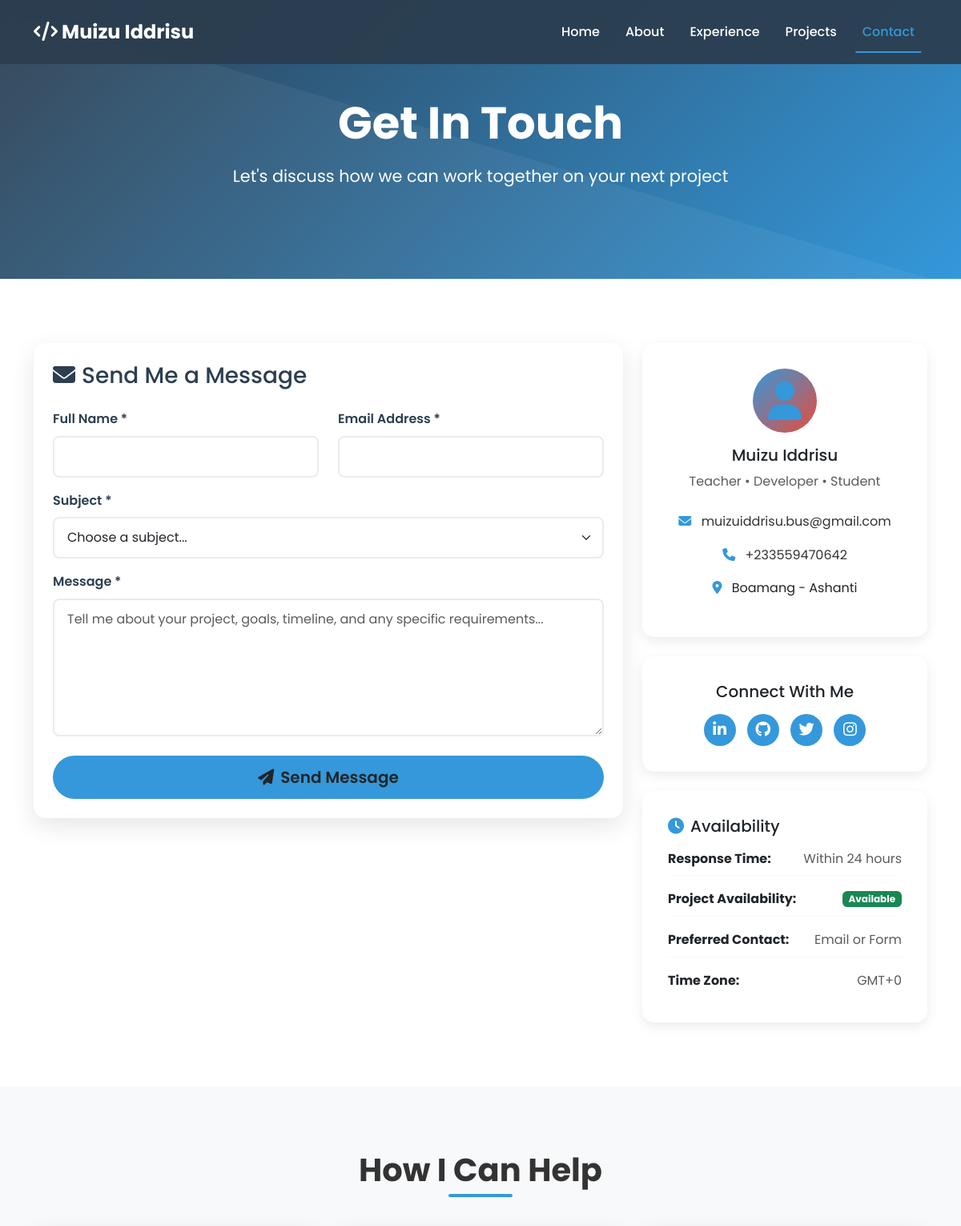
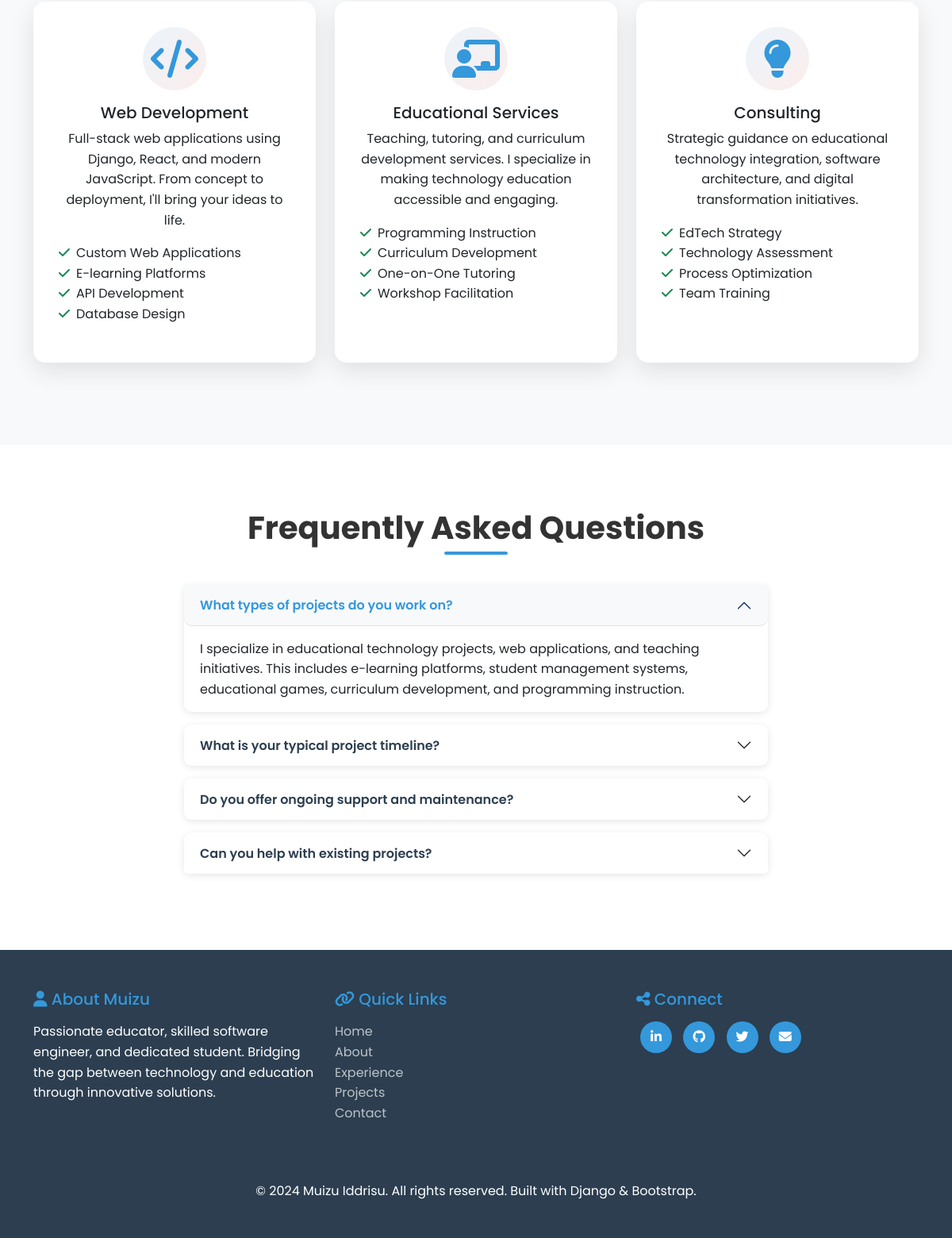
Page /contact/ on the committed database (2 pictures, top to bottom).
### portfolio/models.py (models this page shows, shortened)
class Profile(models.Model):
    name = models.CharField(max_length=100)
    title = models.CharField(max_length=200)
    bio = models.TextField()
    email = models.EmailField()
    phone = models.CharField(max_length=20, blank=True)
    location = models.CharField(max_length=100, blank=True)
    profile_image = models.ImageField(upload_to='profile/', blank=True)
    created_at = models.DateTimeField(default=timezone.now)

### portfolio/views.py (the view)
# urls.py: path('contact/', views.contact, name='contact'),
def contact(request):
    try:
        profile = Profile.objects.first()
    except Profile.DoesNotExist:
        profile = None
    context = {
        'profile': profile,
    }
    return render(request, 'portfolio/contact.html', context)

### portfolio/templates/portfolio/contact.html (shortened to what this page needs)
{% extends 'portfolio/base.html' %}
{% load static %}
{% block content %}
<section class="hero-section" style="padding: 120px 0 80px;">
    <div class="container">
        <div class="row justify-content-center text-center">
            <div class="col-lg-8">
                <h1 class="hero-title">Get In Touch</h1>
                <p class="hero-subtitle">Let's discuss how we can work together on your next project</p>
            </div>
        </div>
    </div>
</section>
<section class="section">
    <div class="container">
        <div class="row">
            <div class="col-lg-8 mb-5">
                <div class="card card-custom">
                    <div class="card-body p-4">
                        <h3 class="mb-4" style="color: var(--primary-color);">
                            <i class="fas fa-envelope me-2"></i>Send Me a Message
                        </h3>
                        <form id="contactForm" class="contact-form">
                            <div class="row">
                                <div class="col-md-6 mb-3">
                                    <label for="name" class="form-label">Full Name *</label>
                                    <input type="text" class="form-control" id="name" name="name" required>
                                </div>
                                <div class="col-md-6 mb-3">
                                    <label for="email" class="form-label">Email Address *</label>
                                    <input type="email" class="form-control" id="email" name="email" required>
                                </div>
                            </div>
                            <div class="mb-3">
                                <label for="subject" class="form-label">Subject *</label>
                                <select class="form-select" id="subject" name="subject" required>
                                    <option value="">Choose a subject...</option>
                                </select>
                            </div>
                            <div class="mb-4">
                                <label for="message" class="form-label">Message *</label>
                                <textarea class="form-control" id="message" name="message" rows="6"
                                          placeholder="Tell me about your project, goals, timeline, and any specific requirements..." required></textarea>
                            </div>
                            <div class="d-grid">
                                <button type="submit" class="btn btn-primary-custom btn-lg" id="submitBtn">
                                    <i class="fas fa-paper-plane me-2"></i>Send Message
                                </button>
                            </div>
                        </form>
                    </div>
                </div>
            </div>
            <div class="col-lg-4">
                <div class="contact-info">
                    <div class="card card-custom mb-4">
                        <div class="card-body text-center">
                            <div class="contact-icon mb-3">
                                <i class="fas fa-user fa-3x" style="color: var(--secondary-color);"></i>
                            </div>
                            <h5 class="card-title">Muizu Iddrisu</h5>
                            <p class="card-text text-muted">Teacher • Developer • Student</p>
                            <div class="contact-details mt-4">
                                {% if profile %}
                                    {% if profile.email %}
                                        <div class="contact-item mb-3">
                                            <i class="fas fa-envelope me-2" style="color: var(--secondary-color);"></i>
                                            <a href="mailto:{{ profile.email }}">{{ profile.email }}</a>
                                        </div>
                                    {% endif %}
                                    {% if profile.phone %}
                                        <div class="contact-item mb-3">
                                            <i class="fas fa-phone me-2" style="color: var(--secondary-color);"></i>
                                            <a href="tel:{{ profile.phone }}">{{ profile.phone }}</a>
                                        </div>
                                    {% endif %}
                                    {% if profile.location %}
                                        <div class="contact-item mb-3">
                                            <i class="fas fa-map-marker-alt me-2" style="color: var(--secondary-color);"></i>
                                            <span>{{ profile.location }}</span>
                                        </div>
                                    {% endif %}
                                {% endif %}
                            </div>
                        </div>
                    </div>
                    <div class="card card-custom mb-4">
                        <div class="card-body text-center">
                            <h5 class="card-title mb-3">Connect With Me</h5>
                            <div class="social-links">
                                <a href="#" class="social-link" title="LinkedIn">
                                    <i class="fab fa-linkedin-in"></i>
                                </a>
                                <a href="#" class="social-link" title="GitHub">
                                    <i class="fab fa-github"></i>
                                </a>
                                <a href="#" class="social-link" title="Twitter">
                                    <i class="fab fa-twitter"></i>
                                </a>
                                <a href="#" class="social-link" title="Instagram">
                                    <i class="fab fa-instagram"></i>
                                </a>
                            </div>
                        </div>
                    </div>
                    <div class="card card-custom">
                        <div class="card-body">
                            <h5 class="card-title">
                                <i class="fas fa-clock me-2" style="color: var(--secondary-color);"></i>Availability
                            </h5>
                            <div class="availability-info">
                                <div class="availability-item mb-2">
                                    <strong>Response Time:</strong>
                                    <span class="text-muted">Within 24 hours</span>
                                </div>
                                <div class="availability-item mb-2">
                                    <strong>Project Availability:</strong>
                                    <span class="badge bg-success">Available</span>
                                </div>
                                <div class="availability-item mb-2">
                                    <strong>Preferred Contact:</strong>
                                    <span class="text-muted">Email or Form</span>
                                </div>
                                <div class="availability-item">
                                    <strong>Time Zone:</strong>
                                    <span class="text-muted">GMT+0</span>
                                </div>
                            </div>
                        </div>
                    </div>
                </div>
            </div>
        </div>
    </div>
</section>
<section class="section" style="background: var(--light-bg);">
    <div class="container">
        <h2 class="section-title">How I Can Help</h2>
        <div class="row">
            <div class="col-lg-4 col-md-6 mb-4">
                <div class="card card-custom h-100 text-center">
                    <div class="card-body">
                        <div class="service-icon mb-3">
                            <i class="fas fa-code fa-3x" style="color: var(--secondary-color);"></i>
                        </div>
                        <h5 class="card-title">Web Development</h5>
                        <p class="card-text">
                            Full-stack web applications using Django, React, and modern JavaScript.
                            From concept to deployment, I'll bring your ideas to life.
                        </p>
                        <ul class="list-unstyled text-start">
                            <li><i class="fas fa-check text-success me-2"></i>Custom Web Applications</li>
                            <li><i class="fas fa-check text-success me-2"></i>E-learning Platforms</li>
                            <li><i class="fas fa-check text-success me-2"></i>API Development</li>
                            <li><i class="fas fa-check text-success me-2"></i>Database Design</li>
                        </ul>
                    </div>
                </div>
            </div>
            <div class="col-lg-4 col-md-6 mb-4">
                <div class="card card-custom h-100 text-center">
                    <div class="card-body">
                        <div class="service-icon mb-3">
                            <i class="fas fa-chalkboard-teacher fa-3x" style="color: var(--secondary-color);"></i>
                        </div>
                        <h5 class="card-title">Educational Services</h5>
                        <p class="card-text">
                            Teaching, tutoring, and curriculum development services.
                            I specialize in making technology education accessible and engaging.
                        </p>
                        <ul class="list-unstyled text-start">
                            <li><i class="fas fa-check text-success me-2"></i>Programming Instruction</li>
                            <li><i class="fas fa-check text-success me-2"></i>Curriculum Development</li>
                            <li><i class="fas fa-check text-success me-2"></i>One-on-One Tutoring</li>
                            <li><i class="fas fa-check text-success me-2"></i>Workshop Facilitation</li>
                        </ul>
                    </div>
                </div>
            </div>
            <div class="col-lg-4 col-md-6 mb-4">
                <div class="card card-custom h-100 text-center">
                    <div class="card-body">
                        <div class="service-icon mb-3">
                            <i class="fas fa-lightbulb fa-3x" style="color: var(--secondary-color);"></i>
                        </div>
                        <h5 class="card-title">Consulting</h5>
                        <p class="card-text">
                            Strategic guidance on educational technology integration,
                            software architecture, and digital transformation initiatives.
                        </p>
                        <ul class="list-unstyled text-start">
                            <li><i class="fas fa-check text-success me-2"></i>EdTech Strategy</li>
                            <li><i class="fas fa-check text-success me-2"></i>Technology Assessment</li>
                            <li><i class="fas fa-check text-success me-2"></i>Process Optimization</li>
                            <li><i class="fas fa-check text-success me-2"></i>Team Training</li>
                        </ul>
                    </div>
                </div>
            </div>
        </div>
    </div>
</section>
<section class="section">
    <div class="container">
        <h2 class="section-title">Frequently Asked Questions</h2>
        <div class="row justify-content-center">
            <div class="col-lg-8">
                <div class="accordion" id="faqAccordion">
                    <div class="accordion-item">
                        <h2 class="accordion-header" id="faq1">
                            <button class="accordion-button" type="button" data-bs-toggle="collapse" data-bs-target="#collapse1">
                                What types of projects do you work on?
                            </button>
                        </h2>
                        <div id="collapse1" class="accordion-collapse collapse show" data-bs-parent="#faqAccordion">
                            <div class="accordion-body">
                                I specialize in educational technology projects, web applications, and teaching initiatives.
                                This includes e-learning platforms, student management systems, educational games,
                                curriculum development, and programming instruction.
                            </div>
                        </div>
                    </div>
                    <div class="accordion-item">
                        <h2 class="accordion-header" id="faq2">
                            <button class="accordion-button collapsed" type="button" data-bs-toggle="collapse" data-bs-target="#collapse2">
                                What is your typical project timeline?
                            </button>
                        </h2>
                    </div>
                    <div class="accordion-item">
                        <h2 class="accordion-header" id="faq3">
                            <button class="accordion-button collapsed" type="button" data-bs-toggle="collapse" data-bs-target="#collapse3">
                                Do you offer ongoing support and maintenance?
                            </button>
                        </h2>
                    </div>
                    <div class="accordion-item">
                        <h2 class="accordion-header" id="faq4">
                            <button class="accordion-button collapsed" type="button" data-bs-toggle="collapse" data-bs-target="#collapse4">
                                Can you help with existing projects?
                            </button>
                        </h2>
                    </div>
                </div>
            </div>
        </div>
    </div>
</section>
{% endblock %}

### rows in the picture
Profile: email "muizuiddrisu.bus@gmail.com", phone "+233559470642", location "Boamang - Ashanti"
